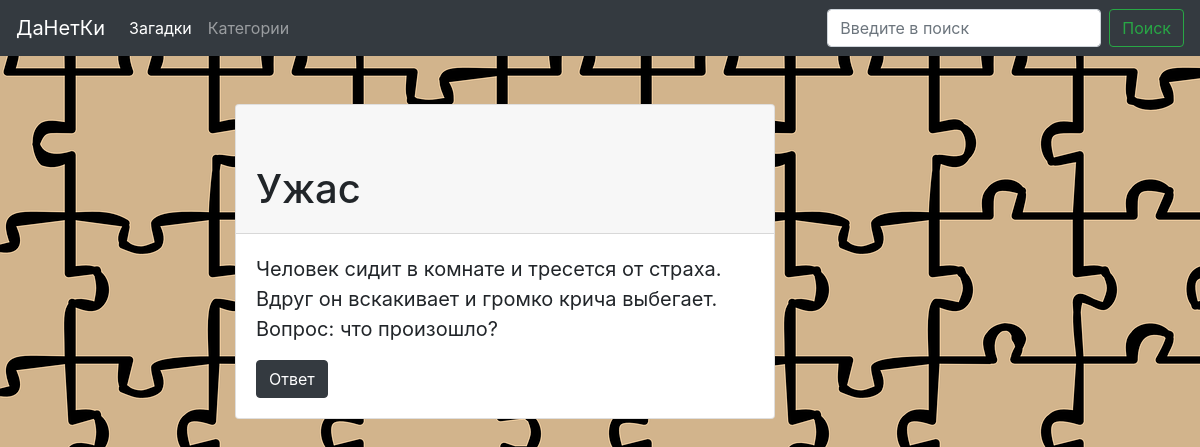
/ДаНетКи/загадки/uzhas/, run on the app's committed database.
### blog/models.py (models this page shows, shortened)
class Post(models.Model):
    title = models.CharField(max_length=150, db_index=True)
    slug = models.SlugField(max_length=150, unique=True)
    body = models.TextField(blank=True, db_index=True)
    category = models.ManyToManyField('Category', blank=True, related_name='posts')
    answer = models.TextField(blank=True, db_index=True)
    date_pub = models.DateTimeField(auto_now_add=True)
    class Meta:
        ordering = ['-date_pub']

### blog/views.py (called while the page is built)
    def get(self, request, slug):
        post = Post.objects.get(slug__iexact=slug)
        return render(request, 'blog/post_detail.html', context={'post': post})

### blog/templates/blog/post_detail.html (shortened to what this page needs)
{% extends 'blog/base_blog.html' %}
{% block content %}
<div class="card">
  <div class="card-header">
    <h1 class="mt-5" id="detail">
      {{ post.title }}
    </h1>
  </div>
  <div class="card-body">
    <blockquote class="blockquote mb-0">
      <p id="detail">
        {{ post.body }}
      </p>
      <footer>
      <button type="button" name="button" onclick="answer()" class="btn btn-dark">Ответ</button>
      </footer>
    </blockquote>
  </div>
</div>
{% endblock %}

### static/css/styles.css (style rules this page uses)
body { background-image: url("img/image2.png") }

### data on the page
Post: title "Ужас", body "Человек сидит в комнате и тресется от страха. Вдруг он вскакивает и громко крича выбегает. Вопрос: что произошло?"
